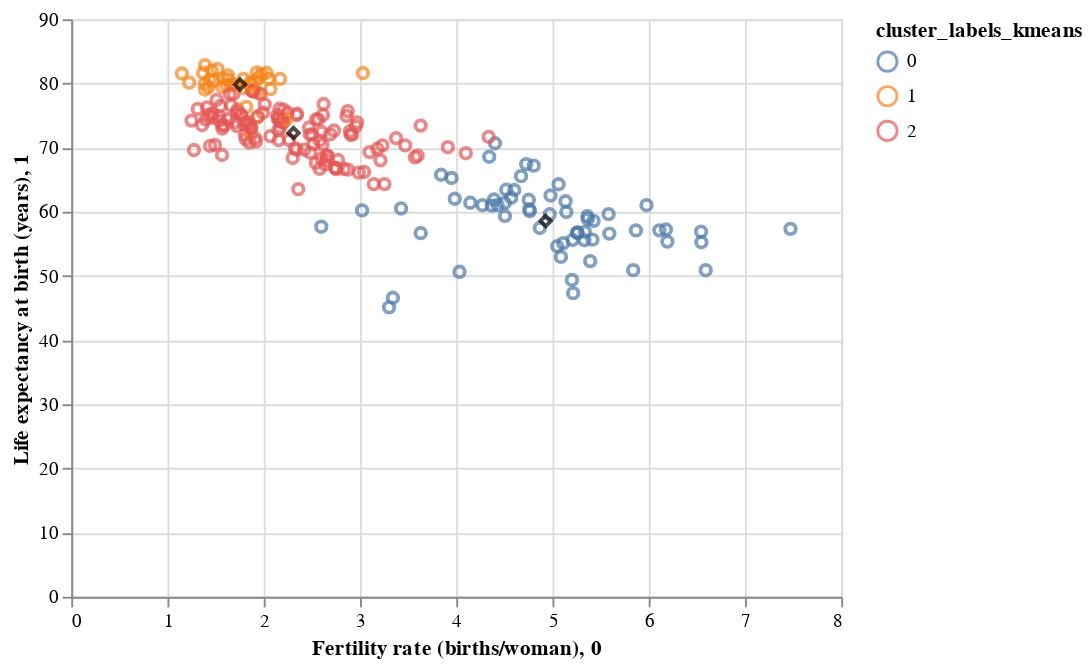

Notebook source saved alongside this figure:
### Code cell
# Plot --- try visualizing on different scatterplots
df_wdi['cluster_labels_kmeans'] = kmeans_model.labels_

wdi_points_plot = alt.Chart(df_wdi).mark_point().encode(
  x='Fertility rate (births/woman)', y='Life expectancy at birth (years)', color='cluster_labels_kmeans:N'
)
wdi_centroid_plot = alt.Chart(pd.DataFrame(unscaled_centroids)).mark_point(shape='diamond',color='black').encode(
    x='0:Q', y='1:Q'
)
(wdi_points_plot + wdi_centroid_plot)

### Figure 1 — Vega-Lite specification as saved in the notebook (floating-point values rounded to 4 significant figures; data arrays with more than 128 entries replaced by an {"elided": "..."} marker saying what was removed)
{"config": {"view": {"continuousWidth": 400, "continuousHeight": 300}}, "layer": [{"data": {"name": "data-f7977118b1b7f1c45247e0ffedf01c6e"}, "mark": "point", "encoding": {"color": {"field": "cluster_labels_kmeans", "type": "nominal"}, "x": {"field": "Fertility rate (births/woman)", "type": "quantitative"}, "y": {"field": "Life expectancy at birth (years)", "type": "quantitative"}}}, {"data": {"name": "data-16c8982f23d4dbb05e9d7d68cb37fdc4"}, "mark": {"type": "point", "color": "black", "shape": "diamond"}, "encoding": {"x": {"field": "0", "type": "quantitative"}, "y": {"field": "1", "type": "quantitative"}}}], "$schema": "https://vega.github.io/schema/vega-lite/v4.17.0.json", "datasets": {"data-f7977118b1b7f1c45247e0ffedf01c6e": {"elided": "218 records"}, "data-16c8982f23d4dbb05e9d7d68cb37fdc4": [{"0": 4.929, "1": 58.57, "2": 1160.0}, {"0": 1.753, "1": 79.83, "2": 35210.0}, {"0": 2.309, "1": 72.26, "2": 5448.0}]}}
